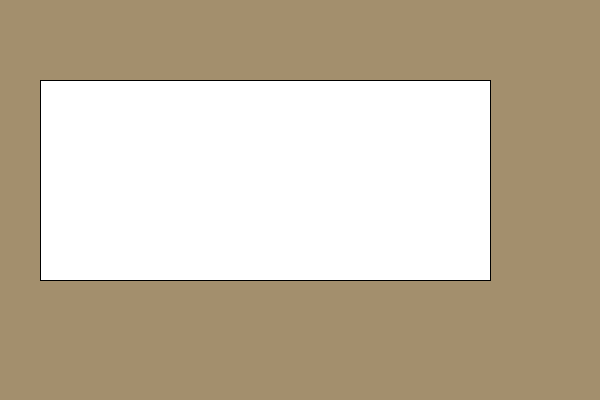
Frame 1 (no input)
Frame 60 (the mouse pressed at the canvas centre just before this capture): identical to frame 1, image omitted
Frame 120 (the mouse held since frame 60 and released just before this capture): identical to frame 1, image omitted

The Processing sketch that drew this single still picture (run headless with seeded random() and noise(); from frame 60 on, the mouse is pressed at the canvas centre):

// Processing sketch: rectangle1
// ── rectangle1.pde
void setup() { 
   size(600, 400);
   background(163, 143, 109);
}  

void draw() {
   rect(40, 80, 450, 200);
}
